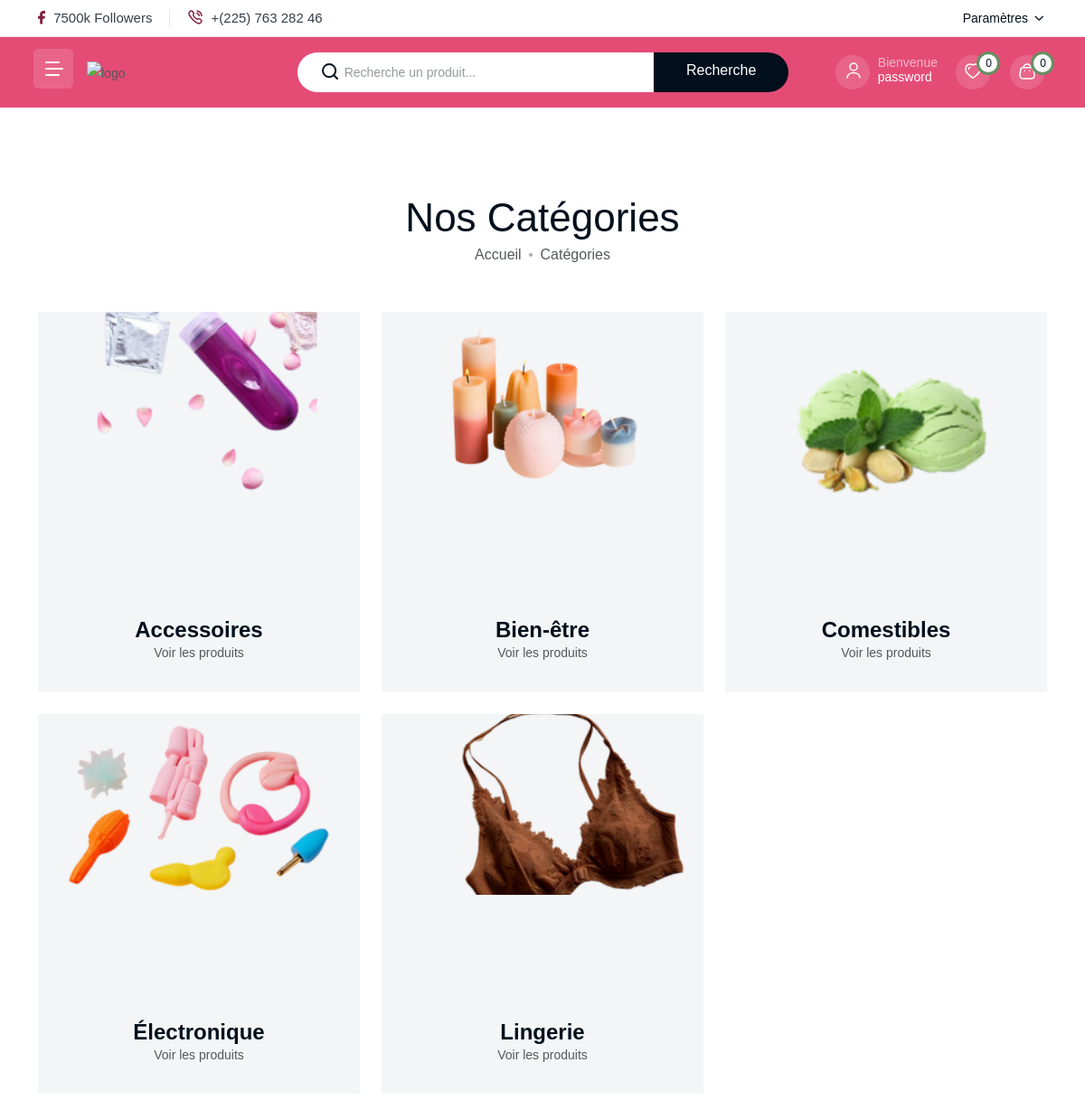
The app's page /shop-category.php (signed in) with its own data.
### tables this page shows
CREATE TABLE `categories` (
  `id` int(11) NOT NULL,
  `name` varchar(50) NOT NULL
);

### includes/offcanvas.php (called while the page is built, shortened)
<?php
require_once("config.php");
try {
    $categories = $pdo->query("SELECT id, name FROM categories ORDER BY name ASC")->fetchAll();
} catch (PDOException $e) {
    $categories = [];
}
?>

### shop-category.php (the view, shortened to what this page needs)
<?php
require_once("config.php");
try {
    $categories = $pdo->query("SELECT id, name FROM categories ORDER BY name ASC")->fetchAll();
} catch (PDOException $e) {
    die("Erreur lors de la récupération des catégories : " . $e->getMessage());
}
$imageMap = [
    1 => "assets/img/category/accessoire.png",
    2 => "assets/img/category/bien-etre.png",
    3 => "assets/img/category/comestibles.png",
    4 => "assets/img/category/electronics.png",
    5 => "assets/img/category/lingerie.png"
];
?>
<!DOCTYPE html>
<html lang="fr">
<head>
   <link rel="stylesheet" href="https://cdnjs.cloudflare.com/ajax/libs/font-awesome/6.5.0/css/all.min.css"
 />
   <link rel="stylesheet" href="assets/css/bootstrap.css">
   <link rel="stylesheet" href="assets/css/animate.css">
   <link rel="stylesheet" href="assets/css/swiper-bundle.css">
   <link rel="stylesheet" href="assets/css/slick.css">
   <link rel="stylesheet" href="assets/css/magnific-popup.css">
   <link rel="stylesheet" href="assets/css/font-awesome-pro.css">
   <link rel="stylesheet" href="assets/css/flaticon_shofy.css">
   <link rel="stylesheet" href="assets/css/spacing.css">
   <link rel="stylesheet" href="assets/css/main.css">
</head>
<body>
      <?php include 'includes/offcanvas.php'; ?>
   <?php include 'includes/header.php'; ?>
<main>
    <section class="breadcrumb__area include-bg pt-100 pb-50">
        <div class="container">
            <div class="breadcrumb__content text-center">
                <h3 class="breadcrumb__title">Nos Catégories</h3>
                <div class="breadcrumb__list">
                    <span><a href="index.php">Accueil</a></span>
                    <span>Catégories</span>
                </div>
            </div>
        </div>
    </section>
    <section class="tp-category-area pb-120">
        <div class="container">
            <div class="row">
                <?php foreach ($categories as $cat): ?>
                    <?php
                        $image = $imageMap[$cat['id']] ?? 'assets/img/cat/default.jpg';
                    ?>
                    <div class="col-lg-4 col-sm-6">
                        <div class="tp-category-main-box mb-25 p-relative fix" style="background-color: #F3F5F7;">
                            <div class="tp-category-main-thumb include-bg transition-3"
                                 style="background-image: url('<?= $image ?>'); height: 200px; background-size: cover;"></div>
                            <div class="tp-category-main-content text-center">
                                <h3 class="tp-category-main-title">
                                    <a href="shop.php?category=<?= $cat['id'] ?>"><?= htmlspecialchars($cat['name']) ?></a>
                                </h3>
                                <span class="tp-category-main-item">Voir les produits</span>
                            </div>
                        </div>
                    </div>
                <?php endforeach; ?>
            </div>
        </div>
    </section>
</main>
</body>
</html>

### assets/css/spacing.css (style rules this page uses)
.mb-25 { margin-bottom:25px }
.pt-100 { padding-top:100px }
.pb-50 { padding-bottom:50px }
.pb-120 { padding-bottom:120px }

### records on screen
categories: shows a picture, name "Accessoires"
categories: shows a picture, name "Bien-être"
categories: shows a picture, name "Comestibles"
categories: shows a picture, name "Électronique"
categories: shows a picture, name "Lingerie"

### other values on screen
$pseudo "password"
$total_wishlist "0"
$total_cart "0"
